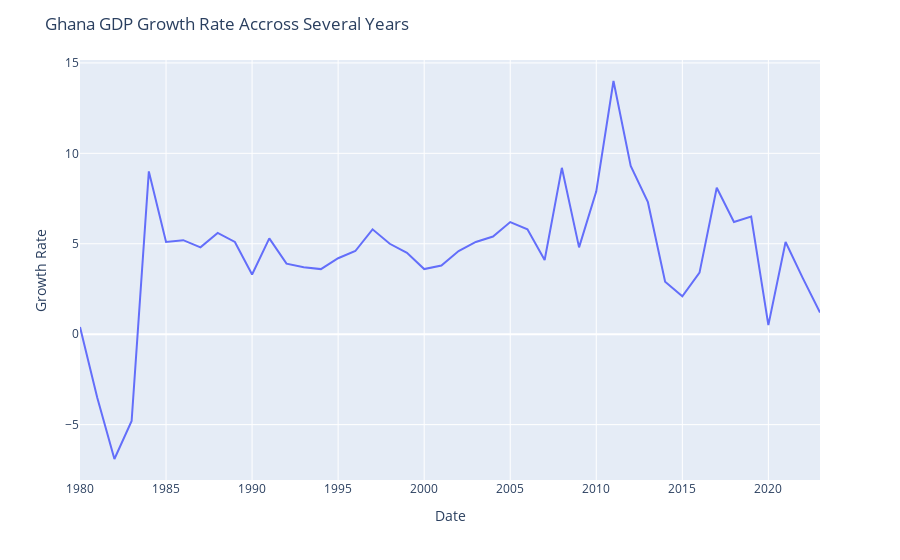

Write notebook code for a chart like this one.
### Code cell
fig2 = px.line(df, x="Year", y="GDP growth(real)")

fig2.update_layout(
    title="Ghana GDP Growth Rate Accross Several Years",
    xaxis_title="Date",
    yaxis_title="Growth Rate",
)

fig2.show()

### Figure 1 — Plotly figure (JSON) as saved in the notebook; plotly's stock layout.template omitted (floating-point values rounded to 4 significant figures)
{"data": [{"hovertemplate": "Year=%{x}<br>GDP growth(real)=%{y}<extra></extra>", "legendgroup": "", "line": {"color": "#636efa", "dash": "solid"}, "marker": {"symbol": "circle"}, "mode": "lines", "name": "", "orientation": "v", "showlegend": false, "type": "scatter", "x": [1980, 1981, 1982, 1983, 1984, 1985, 1986, 1987, 1988, 1989, 1990, 1991, 1992, 1993, 1994, 1995, 1996, 1997, 1998, 1999, 2000, 2001, 2002, 2003, 2004, 2005, 2006, 2007, 2008, 2009, 2010, 2011, 2012, 2013, 2014, 2015, 2016, 2017, 2018, 2019, 2020, 2021, 2022, 2023], "xaxis": "x", "y": [0.4, -3.5, -6.9, -4.8, 9, 5.1, 5.2, 4.8, 5.6, 5.1, 3.3, 5.3, 3.9, 3.7, 3.6, 4.2, 4.6, 5.8, 5, 4.5, 3.6, 3.8, 4.6, 5.1, 5.4, 6.2, 5.8, 4.1, 9.2, 4.8, 7.9, 14, 9.3, 7.3, 2.9, 2.1, 3.4, 8.1, 6.2, 6.5, 0.5, 5.1, 3.1, 1.2], "yaxis": "y"}], "layout": {"legend": {"tracegroupgap": 0}, "margin": {"t": 60}, "title": {"text": "Ghana GDP Growth Rate Accross Several Years"}, "xaxis": {"anchor": "y", "domain": [0, 1], "title": {"text": "Date"}}, "yaxis": {"anchor": "x", "domain": [0, 1], "title": {"text": "Growth Rate"}}}}
